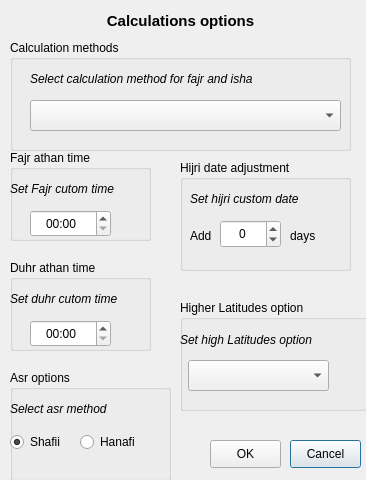
<?xml version="1.0" encoding="UTF-8"?>
<ui version="4.0">
 <class>Calculation</class>
 <widget class="QDialog" name="Calculation">
  <property name="geometry">
   <rect>
    <x>0</x>
    <y>0</y>
    <width>366</width>
    <height>480</height>
   </rect>
  </property>
  <property name="minimumSize">
   <size>
    <width>366</width>
    <height>480</height>
   </size>
  </property>
  <property name="maximumSize">
   <size>
    <width>366</width>
    <height>480</height>
   </size>
  </property>
  <property name="windowTitle">
   <string>Qsalat - calculation options</string>
  </property>
  <widget class="QGroupBox" name="groupBox">
   <property name="geometry">
    <rect>
     <x>10</x>
     <y>40</y>
     <width>341</width>
     <height>111</height>
    </rect>
   </property>
   <property name="title">
    <string>Calculation methods</string>
   </property>
   <widget class="QComboBox" name="calcList">
    <property name="geometry">
     <rect>
      <x>20</x>
      <y>60</y>
      <width>311</width>
      <height>31</height>
     </rect>
    </property>
    <property name="editable">
     <bool>false</bool>
    </property>
    <property name="currentIndex">
     <number>-1</number>
    </property>
    <property name="maxVisibleItems">
     <number>7</number>
    </property>
    <property name="maxCount">
     <number>7</number>
    </property>
   </widget>
   <widget class="QLabel" name="label">
    <property name="geometry">
     <rect>
      <x>20</x>
      <y>30</y>
      <width>301</width>
      <height>18</height>
     </rect>
    </property>
    <property name="font">
     <font>
      <italic>true</italic>
     </font>
    </property>
    <property name="text">
     <string>Select calculation method for fajr and isha</string>
    </property>
   </widget>
  </widget>
  <widget class="QGroupBox" name="groupBox_2">
   <property name="geometry">
    <rect>
     <x>10</x>
     <y>370</y>
     <width>161</width>
     <height>111</height>
    </rect>
   </property>
   <property name="styleSheet">
    <string notr="true"/>
   </property>
   <property name="title">
    <string>Asr options</string>
   </property>
   <property name="flat">
    <bool>false</bool>
   </property>
   <property name="checkable">
    <bool>false</bool>
   </property>
   <widget class="QRadioButton" name="shafiiButton">
    <property name="geometry">
     <rect>
      <x>0</x>
      <y>60</y>
      <width>101</width>
      <height>24</height>
     </rect>
    </property>
    <property name="text">
     <string>Shafii</string>
    </property>
    <property name="checked">
     <bool>true</bool>
    </property>
   </widget>
   <widget class="QRadioButton" name="hanafiButton">
    <property name="geometry">
     <rect>
      <x>70</x>
      <y>60</y>
      <width>81</width>
      <height>24</height>
     </rect>
    </property>
    <property name="text">
     <string>Hanafi</string>
    </property>
   </widget>
   <widget class="QLabel" name="label_2">
    <property name="geometry">
     <rect>
      <x>0</x>
      <y>30</y>
      <width>141</width>
      <height>18</height>
     </rect>
    </property>
    <property name="font">
     <font>
      <italic>true</italic>
     </font>
    </property>
    <property name="text">
     <string>Select asr method</string>
    </property>
   </widget>
  </widget>
  <widget class="QGroupBox" name="groupBox_3">
   <property name="geometry">
    <rect>
     <x>10</x>
     <y>260</y>
     <width>141</width>
     <height>91</height>
    </rect>
   </property>
   <property name="title">
    <string>Duhr athan time </string>
   </property>
   <widget class="QLabel" name="label_3">
    <property name="geometry">
     <rect>
      <x>10</x>
      <y>20</y>
      <width>141</width>
      <height>18</height>
     </rect>
    </property>
    <property name="font">
     <font>
      <italic>true</italic>
     </font>
    </property>
    <property name="text">
     <string/>
    </property>
   </widget>
   <widget class="QLabel" name="label_12">
    <property name="geometry">
     <rect>
      <x>3</x>
      <y>90</y>
      <width>161</width>
      <height>20</height>
     </rect>
    </property>
    <property name="font">
     <font>
      <pointsize>6</pointsize>
      <italic>true</italic>
     </font>
    </property>
    <property name="text">
     <string/>
    </property>
   </widget>
   <widget class="QTimeEdit" name="duhrTime">
    <property name="geometry">
     <rect>
      <x>20</x>
      <y>60</y>
      <width>81</width>
      <height>27</height>
     </rect>
    </property>
    <property name="alignment">
     <set>Qt::AlignCenter</set>
    </property>
    <property name="displayFormat">
     <string>hh:mm </string>
    </property>
   </widget>
   <widget class="QLabel" name="label_5">
    <property name="geometry">
     <rect>
      <x>0</x>
      <y>30</y>
      <width>151</width>
      <height>18</height>
     </rect>
    </property>
    <property name="font">
     <font>
      <italic>true</italic>
     </font>
    </property>
    <property name="text">
     <string>Set duhr cutom time</string>
    </property>
   </widget>
  </widget>
  <widget class="QGroupBox" name="groupBox_4">
   <property name="geometry">
    <rect>
     <x>180</x>
     <y>300</y>
     <width>191</width>
     <height>111</height>
    </rect>
   </property>
   <property name="title">
    <string>Higher Latitudes option</string>
   </property>
   <widget class="QLabel" name="label_10">
    <property name="geometry">
     <rect>
      <x>0</x>
      <y>30</y>
      <width>171</width>
      <height>20</height>
     </rect>
    </property>
    <property name="font">
     <font>
      <italic>true</italic>
     </font>
    </property>
    <property name="text">
     <string>Set high Latitudes option</string>
    </property>
   </widget>
   <widget class="QComboBox" name="highList">
    <property name="geometry">
     <rect>
      <x>8</x>
      <y>60</y>
      <width>141</width>
      <height>31</height>
     </rect>
    </property>
   </widget>
  </widget>
  <widget class="QPushButton" name="cancelButton">
   <property name="geometry">
    <rect>
     <x>290</x>
     <y>440</y>
     <width>71</width>
     <height>28</height>
    </rect>
   </property>
   <property name="text">
    <string>Cancel</string>
   </property>
  </widget>
  <widget class="QGroupBox" name="groupBox_5">
   <property name="geometry">
    <rect>
     <x>180</x>
     <y>160</y>
     <width>171</width>
     <height>111</height>
    </rect>
   </property>
   <property name="title">
    <string>Hijri date adjustment</string>
   </property>
   <widget class="QSpinBox" name="hijriBox">
    <property name="geometry">
     <rect>
      <x>40</x>
      <y>60</y>
      <width>61</width>
      <height>28</height>
     </rect>
    </property>
    <property name="alignment">
     <set>Qt::AlignCenter</set>
    </property>
    <property name="minimum">
     <number>-2</number>
    </property>
    <property name="maximum">
     <number>2</number>
    </property>
   </widget>
   <widget class="QLabel" name="label_6">
    <property name="geometry">
     <rect>
      <x>10</x>
      <y>30</y>
      <width>141</width>
      <height>18</height>
     </rect>
    </property>
    <property name="font">
     <font>
      <italic>true</italic>
     </font>
    </property>
    <property name="text">
     <string>Set hijri custom date</string>
    </property>
   </widget>
   <widget class="QLabel" name="label_8">
    <property name="geometry">
     <rect>
      <x>10</x>
      <y>60</y>
      <width>41</width>
      <height>31</height>
     </rect>
    </property>
    <property name="text">
     <string>Add</string>
    </property>
   </widget>
   <widget class="QLabel" name="label_9">
    <property name="geometry">
     <rect>
      <x>110</x>
      <y>60</y>
      <width>51</width>
      <height>31</height>
     </rect>
    </property>
    <property name="text">
     <string>days</string>
    </property>
   </widget>
  </widget>
  <widget class="QLabel" name="label_7">
   <property name="geometry">
    <rect>
     <x>10</x>
     <y>10</y>
     <width>341</width>
     <height>21</height>
    </rect>
   </property>
   <property name="font">
    <font>
     <pointsize>11</pointsize>
     <weight>75</weight>
     <bold>true</bold>
    </font>
   </property>
   <property name="text">
    <string>Calculations options</string>
   </property>
   <property name="alignment">
    <set>Qt::AlignCenter</set>
   </property>
  </widget>
  <widget class="QPushButton" name="saveButton">
   <property name="geometry">
    <rect>
     <x>210</x>
     <y>440</y>
     <width>71</width>
     <height>28</height>
    </rect>
   </property>
   <property name="text">
    <string>OK</string>
   </property>
  </widget>
  <widget class="QGroupBox" name="groupBox_6">
   <property name="geometry">
    <rect>
     <x>10</x>
     <y>150</y>
     <width>141</width>
     <height>91</height>
    </rect>
   </property>
   <property name="title">
    <string>Fajr athan time</string>
   </property>
   <widget class="QTimeEdit" name="fajrTime">
    <property name="geometry">
     <rect>
      <x>20</x>
      <y>60</y>
      <width>81</width>
      <height>27</height>
     </rect>
    </property>
    <property name="alignment">
     <set>Qt::AlignCenter</set>
    </property>
    <property name="displayFormat">
     <string>hh:mm </string>
    </property>
    <property name="calendarPopup">
     <bool>false</bool>
    </property>
   </widget>
   <widget class="QLabel" name="label_4">
    <property name="geometry">
     <rect>
      <x>0</x>
      <y>30</y>
      <width>141</width>
      <height>18</height>
     </rect>
    </property>
    <property name="font">
     <font>
      <italic>true</italic>
     </font>
    </property>
    <property name="text">
     <string>Set Fajr cutom time</string>
    </property>
   </widget>
  </widget>
 </widget>
 <tabstops>
  <tabstop>saveButton</tabstop>
  <tabstop>highList</tabstop>
  <tabstop>hijriBox</tabstop>
  <tabstop>calcList</tabstop>
  <tabstop>shafiiButton</tabstop>
  <tabstop>cancelButton</tabstop>
  <tabstop>hanafiButton</tabstop>
 </tabstops>
 <resources/>
 <connections/>
</ui>
